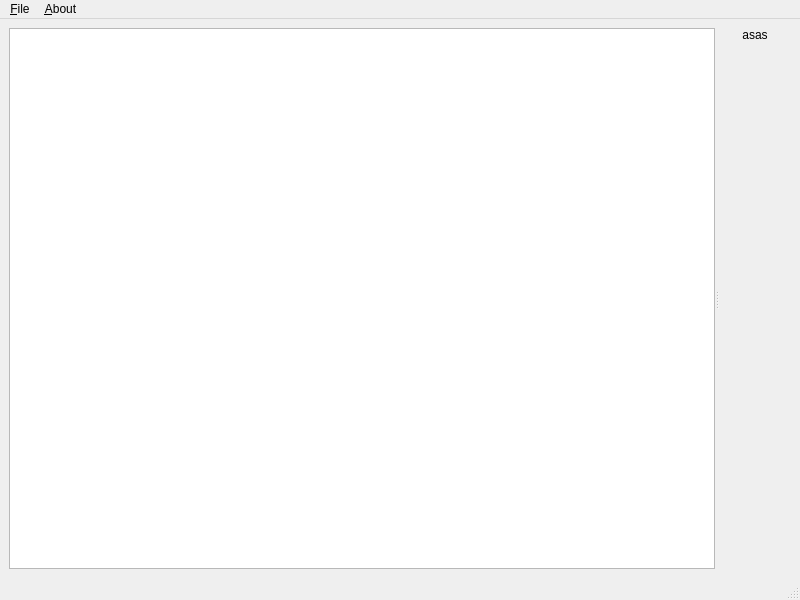
<?xml version="1.0" encoding="UTF-8"?>
<ui version="4.0">
 <class>MainWindow</class>
 <widget class="QMainWindow" name="MainWindow">
  <property name="geometry">
   <rect>
    <x>0</x>
    <y>0</y>
    <width>800</width>
    <height>600</height>
   </rect>
  </property>
  <property name="windowTitle">
   <string>MainWindow</string>
  </property>
  <widget class="QWidget" name="centralwidget">
   <layout class="QVBoxLayout" name="verticalLayout_3">
    <item>
     <widget class="QSplitter" name="splitter">
      <property name="orientation">
       <enum>Qt::Horizontal</enum>
      </property>
      <widget class="QListWidget" name="listWidget">
       <property name="sizePolicy">
        <sizepolicy hsizetype="Preferred" vsizetype="Expanding">
         <horstretch>0</horstretch>
         <verstretch>0</verstretch>
        </sizepolicy>
       </property>
      </widget>
      <widget class="QWidget" name="layoutWidget">
       <layout class="QVBoxLayout" name="verticalLayout_2">
        <item>
         <widget class="QWidget" name="widget_2" native="true">
          <property name="styleSheet">
           <string notr="true"/>
          </property>
          <layout class="QVBoxLayout" name="verticalLayout">
           <property name="leftMargin">
            <number>0</number>
           </property>
           <property name="topMargin">
            <number>0</number>
           </property>
           <property name="rightMargin">
            <number>0</number>
           </property>
           <property name="bottomMargin">
            <number>0</number>
           </property>
           <item>
            <widget class="QLabel" name="title">
             <property name="text">
              <string>asas</string>
             </property>
             <property name="alignment">
              <set>Qt::AlignCenter</set>
             </property>
            </widget>
           </item>
          </layout>
         </widget>
        </item>
        <item>
         <widget class="QWidget" name="container" native="true">
          <property name="sizePolicy">
           <sizepolicy hsizetype="Expanding" vsizetype="Expanding">
            <horstretch>0</horstretch>
            <verstretch>0</verstretch>
           </sizepolicy>
          </property>
         </widget>
        </item>
       </layout>
      </widget>
     </widget>
    </item>
   </layout>
  </widget>
  <widget class="QMenuBar" name="menubar">
   <property name="geometry">
    <rect>
     <x>0</x>
     <y>0</y>
     <width>800</width>
     <height>23</height>
    </rect>
   </property>
   <widget class="QMenu" name="menuFile">
    <property name="title">
     <string>&amp;File</string>
    </property>
    <addaction name="actionExit"/>
   </widget>
   <widget class="QMenu" name="menuAbout">
    <property name="title">
     <string>&amp;About</string>
    </property>
    <addaction name="actionAbout"/>
   </widget>
   <addaction name="menuFile"/>
   <addaction name="menuAbout"/>
  </widget>
  <widget class="QStatusBar" name="statusbar"/>
  <action name="actionExit">
   <property name="text">
    <string>E&amp;xit</string>
   </property>
  </action>
  <action name="actionAbout">
   <property name="text">
    <string>&amp;About</string>
   </property>
  </action>
 </widget>
 <resources/>
 <connections>
  <connection>
   <sender>actionExit</sender>
   <signal>triggered()</signal>
   <receiver>MainWindow</receiver>
   <slot>close()</slot>
   <hints>
    <hint type="sourcelabel">
     <x>-1</x>
     <y>-1</y>
    </hint>
    <hint type="destinationlabel">
     <x>399</x>
     <y>299</y>
    </hint>
   </hints>
  </connection>
 </connections>
</ui>
